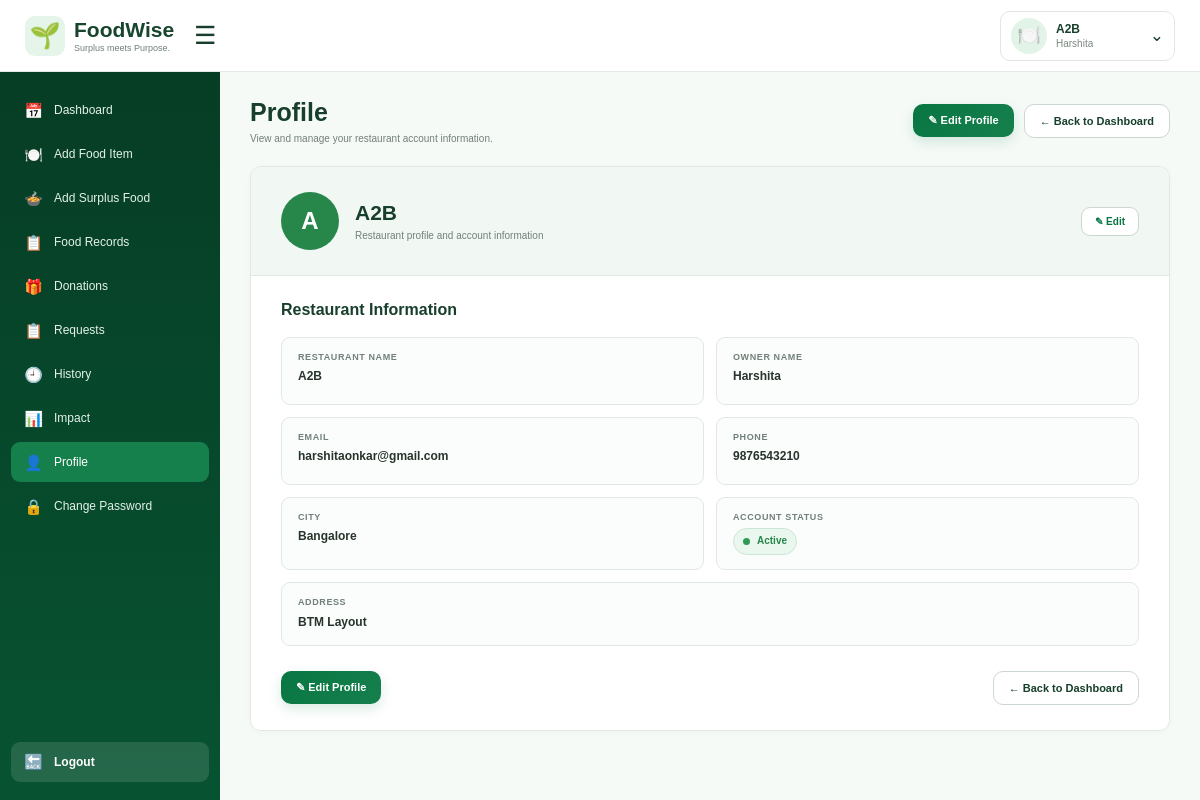
The page /profile/ (signed in) on the database its author committed.
### wastage/models.py (models this page shows, shortened)
class Restaurant(models.Model):
    user = models.OneToOneField(
        User, on_delete=models.CASCADE, null=True, blank=True, related_name='restaurant')
    restaurant_name = models.CharField(max_length=150)
    owner_name = models.CharField(max_length=100)
    email = models.EmailField(unique=True)
    phone = models.CharField(max_length=15)
    address = models.TextField()
    city = models.CharField(max_length=100)
    is_active = models.BooleanField(default=True)

### wastage/views.py (the view)
# urls.py: path('profile/', views.profile, name='profile'),
@login_required
def profile(request):
    restaurant = request.user.restaurant
    return render(
        request,
        'wastage/profile.html',
        {
            'restaurant': restaurant,
        }
    )

### wastage/templates/wastage/profile.html (shortened to what this page needs)
{% load static %}
<!DOCTYPE html>
<html lang="en">
<head>
</head>
<body>
<header class="navbar">
    <div class="navbar-left">
        <a
            href="{% url 'dashboard' %}"
            class="navbar-logo"
        >
            <div class="navbar-logo-icon">
                🌱
            </div>
            <div class="navbar-logo-text">
                <strong>
                    FoodWise
                </strong>
                <span>
                    Surplus meets Purpose.
                </span>
            </div>
        </a>
        <button
            class="hamburger"
            id="sidebarToggle"
            type="button"
            aria-label="Toggle sidebar"
            aria-expanded="true"
        >
            ☰
        </button>
    </div>
    <div class="navbar-right">
        <div class="organization-profile">
            <button
                type="button"
                class="organization-user"
                id="organizationProfileButton"
                aria-expanded="false"
            >
                <div class="organization-icon">
                    🍽️
                </div>
                <div class="organization-user-info">
                    <strong>
                        {{ restaurant.restaurant_name }}
                    </strong>
                    <span>
                        {{ restaurant.owner_name }}
                    </span>
                </div>
                <div class="arrow">
                    ⌄
                </div>
            </button>
        </div>
    </div>
</header>
<aside
    class="sidebar"
    id="sidebar"
>
    <nav class="nav-menu">
        <a
            href="{% url 'dashboard' %}"
            class="nav-item"
        >
            <span class="nav-icon">📅</span>
            <span>Dashboard</span>
        </a>
        <a
            href="{% url 'add_food_item' %}"
            class="nav-item"
        >
            <span class="nav-icon">🍽️</span>
            <span>Add Food Item</span>
        </a>
        <a
            href="{% url 'add_surplus' %}"
            class="nav-item"
        >
            <span class="nav-icon">🍲</span>
            <span>Add Surplus Food</span>
        </a>
        <a
            href="{% url 'food_records' %}"
            class="nav-item"
        >
            <span class="nav-icon">📋</span>
            <span>Food Records</span>
        </a>
        <a
            href="{% url 'donations' %}"
            class="nav-item"
        >
            <span class="nav-icon">🎁</span>
            <span>Donations</span>
        </a>
        <a
            href="{% url 'restaurant_food_requests' %}"
            class="nav-item"
        >
            <span class="nav-icon">📋</span>
            <span>Requests</span>
        </a>
        <a
            href="{% url 'history' %}"
            class="nav-item"
        >
            <span class="nav-icon">🕘</span>
            <span>History</span>
        </a>
        <a
            href="{% url 'impact' %}"
            class="nav-item"
        >
            <span class="nav-icon">📊</span>
            <span>Impact</span>
        </a>
        <a
            href="{% url 'profile' %}"
            class="nav-item active"
        >
            <span class="nav-icon">👤</span>
            <span>Profile</span>
        </a>
        <a
            href="{% url 'restaurant_change_password' %}"
            class="nav-item"
        >
            <span class="nav-icon">🔒</span>
            <span>Change Password</span>
        </a>
    </nav>
    <div class="logout">
        <a href="{% url 'logout' %}">
            <span class="logout-icon">
                🔙
            </span>
            <span>
                Logout
            </span>
        </a>
    </div>
</aside>
<main class="main">
    <section class="content">
        <div class="page-header">
            <div class="page-title">
                <h1>
                    Profile
                </h1>
                <p>
                    View and manage your restaurant account information.
                </p>
            </div>
            <div class="header-actions">
                <a
                    href="{% url 'edit_profile' %}"
                    class="edit-button"
                >
                    ✎ Edit Profile
                </a>
                <a
                    href="{% url 'dashboard' %}"
                    class="back-button"
                >
                    ← Back to Dashboard
                </a>
            </div>
        </div>
        <div class="profile-card">
            <div class="profile-top">
                <div class="profile-avatar">
                    {{ restaurant.restaurant_name|first|upper }}
                </div>
                <div class="profile-title">
                    <h1>
                        {{ restaurant.restaurant_name }}
                    </h1>
                    <p>
                        Restaurant profile and account information
                    </p>
                </div>
                <a
                    href="{% url 'edit_profile' %}"
                    class="profile-top-edit"
                >
                    ✎ Edit
                </a>
            </div>
            <div class="profile-info">
                <h2 class="section-title">
                    Restaurant Information
                </h2>
                <div class="profile-grid">
                    <div class="info-box">
                        <span class="info-label">
                            Restaurant Name
                        </span>
                        <div class="info-value">
                            {{ restaurant.restaurant_name }}
                        </div>
                    </div>
                    <div class="info-box">
                        <span class="info-label">
                            Owner Name
                        </span>
                        <div class="info-value">
                            {{ restaurant.owner_name }}
                        </div>
                    </div>
                    <div class="info-box">
                        <span class="info-label">
                            Email
                        </span>
                        <div class="info-value">
                            {{ restaurant.email }}
                        </div>
                    </div>
                    <div class="info-box">
                        <span class="info-label">
                            Phone
                        </span>
                        <div class="info-value">
                            {{ restaurant.phone }}
                        </div>
                    </div>
                    <div class="info-box">
                        <span class="info-label">
                            City
                        </span>
                        <div class="info-value">
                            {{ restaurant.city }}
                        </div>
                    </div>
                    <div class="info-box">
                        <span class="info-label">
                            Account Status
                        </span>
                        <div class="info-value">
                            {% if restaurant.is_active %}
                                <span class="status">
                                    <span class="status-dot"></span>
                                    Active
                                </span>
                            {% else %}
                                <span class="status inactive">
                                    <span class="status-dot"></span>
                                    Inactive
                                </span>
                            {% endif %}
                        </div>
                    </div>
                </div>
                <div class="address-box">
                    <span class="info-label">
                        Address
                    </span>
                    <div class="info-value">
                        {{ restaurant.address }}
                    </div>
                </div>
            </div>
            <div class="profile-footer">
                <a
                    href="{% url 'edit_profile' %}"
                    class="edit-button"
                >
                    ✎ Edit Profile
                </a>
                <a
                    href="{% url 'dashboard' %}"
                    class="back-button"
                >
                    ← Back to Dashboard
                </a>
            </div>
        </div>
    </section>
</main>
</body>
</html>

### rows shown on the page
Restaurant: restaurant_name "A2B", owner_name "Harshita", restaurant_name|first "A", email "harshitaonkar@gmail.com", phone "9876543210", city "Bangalore", address "BTM Layout"
